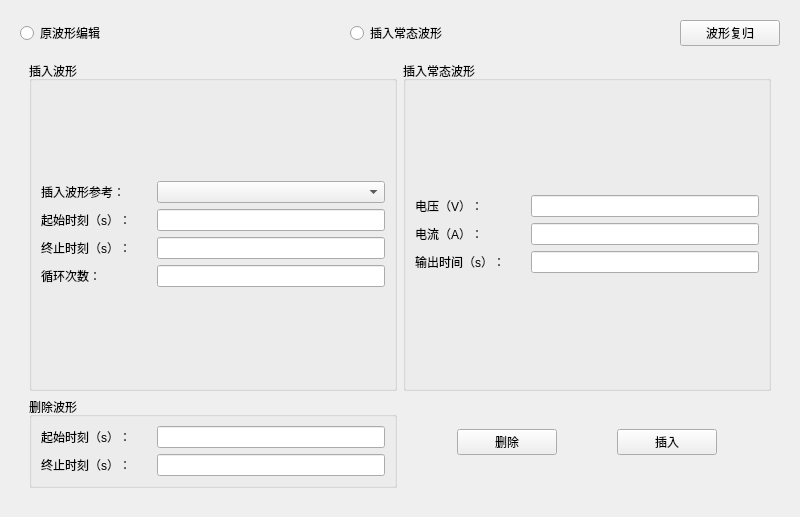
<?xml version="1.0" encoding="UTF-8"?>
<ui version="4.0">
 <class>SttReplayWaveformEditWidget</class>
 <widget class="QWidget" name="SttReplayWaveformEditWidget">
  <property name="geometry">
   <rect>
    <x>0</x>
    <y>0</y>
    <width>800</width>
    <height>517</height>
   </rect>
  </property>
  <property name="maximumSize">
   <size>
    <width>16777215</width>
    <height>16777215</height>
   </size>
  </property>
  <property name="windowTitle">
   <string>Form</string>
  </property>
  <layout class="QVBoxLayout" name="verticalLayout_8">
   <item>
    <layout class="QVBoxLayout" name="verticalLayout_7">
     <item>
      <widget class="QWidget" name="widget" native="true">
       <layout class="QGridLayout" name="gridLayout">
        <item row="0" column="0">
         <layout class="QHBoxLayout" name="horizontalLayout">
          <item>
           <widget class="QRadioButton" name="m_rb_WaveEdit">
            <property name="text">
             <string>原波形编辑</string>
            </property>
           </widget>
          </item>
          <item>
           <widget class="QRadioButton" name="m_rb_InsertWave">
            <property name="text">
             <string>插入常态波形</string>
            </property>
           </widget>
          </item>
          <item>
           <widget class="QPushButton" name="m_pb_Replay">
            <property name="maximumSize">
             <size>
              <width>100</width>
              <height>16777215</height>
             </size>
            </property>
            <property name="text">
             <string>波形复归</string>
            </property>
           </widget>
          </item>
         </layout>
        </item>
        <item row="1" column="0">
         <layout class="QGridLayout" name="gridLayout_2">
          <item row="0" column="0">
           <widget class="QWidget" name="widget_2" native="true">
            <layout class="QGridLayout" name="gridLayout_7">
             <item row="0" column="0">
              <layout class="QGridLayout" name="gridLayout_6">
               <item row="0" column="0">
                <widget class="QGroupBox" name="m_Insert_GroupBox">
                 <property name="title">
                  <string>插入波形</string>
                 </property>
                 <layout class="QGridLayout" name="gridLayout_3">
                  <item row="0" column="0">
                   <layout class="QGridLayout" name="m_Insert_Layout">
                    <item row="3" column="2">
                     <widget class="QFloatLineEdit" name="m_edt_InsertCycNum"/>
                    </item>
                    <item row="1" column="1">
                     <spacer name="horizontalSpacer">
                      <property name="orientation">
                       <enum>Qt::Horizontal</enum>
                      </property>
                      <property name="sizeType">
                       <enum>QSizePolicy::Fixed</enum>
                      </property>
                      <property name="sizeHint" stdset="0">
                       <size>
                        <width>20</width>
                        <height>20</height>
                       </size>
                      </property>
                     </spacer>
                    </item>
                    <item row="3" column="0">
                     <widget class="QLabel" name="label_3">
                      <property name="text">
                       <string>循环次数：</string>
                      </property>
                     </widget>
                    </item>
                    <item row="2" column="0">
                     <widget class="QLabel" name="label_2">
                      <property name="contextMenuPolicy">
                       <enum>Qt::NoContextMenu</enum>
                      </property>
                      <property name="text">
                       <string>终止时刻（s）：</string>
                      </property>
                     </widget>
                    </item>
                    <item row="1" column="2">
                     <widget class="QFloatLineEdit" name="m_edt_InsertBegin"/>
                    </item>
                    <item row="1" column="0">
                     <widget class="QLabel" name="m_lb_InsertBegin">
                      <property name="minimumSize">
                       <size>
                        <width>80</width>
                        <height>0</height>
                       </size>
                      </property>
                      <property name="text">
                       <string>起始时刻（s）：</string>
                      </property>
                     </widget>
                    </item>
                    <item row="2" column="2">
                     <widget class="QFloatLineEdit" name="m_edt_InsertEnd"/>
                    </item>
                    <item row="0" column="2">
                     <widget class="QComboBox" name="m_Cbox_InsertType"/>
                    </item>
                    <item row="0" column="0">
                     <widget class="QLabel" name="label">
                      <property name="text">
                       <string>插入波形参考：</string>
                      </property>
                     </widget>
                    </item>
                   </layout>
                  </item>
                 </layout>
                </widget>
               </item>
               <item row="0" column="1">
                <widget class="QGroupBox" name="m_InsertNomal_GroupBox">
                 <property name="title">
                  <string>插入常态波形</string>
                 </property>
                 <layout class="QGridLayout" name="gridLayout_4">
                  <item row="0" column="0">
                   <layout class="QGridLayout" name="m_Insert_Layout_3">
                    <item row="2" column="2">
                     <widget class="QFloatLineEdit" name="m_edt_InsertNormaloutTime"/>
                    </item>
                    <item row="0" column="0">
                     <widget class="QLabel" name="label_8">
                      <property name="minimumSize">
                       <size>
                        <width>0</width>
                        <height>0</height>
                       </size>
                      </property>
                      <property name="text">
                       <string>电压（V）：</string>
                      </property>
                     </widget>
                    </item>
                    <item row="0" column="2">
                     <widget class="QFloatLineEdit" name="m_edt_InsertNormalVal"/>
                    </item>
                    <item row="1" column="2">
                     <widget class="QFloatLineEdit" name="m_edt_InsertNormalCur"/>
                    </item>
                    <item row="1" column="0">
                     <widget class="QLabel" name="label_5">
                      <property name="text">
                       <string>电流（A）：</string>
                      </property>
                     </widget>
                    </item>
                    <item row="2" column="0">
                     <widget class="QLabel" name="label_7">
                      <property name="text">
                       <string>输出时间（s）：</string>
                      </property>
                     </widget>
                    </item>
                    <item row="0" column="1">
                     <spacer name="horizontalSpacer_3">
                      <property name="orientation">
                       <enum>Qt::Horizontal</enum>
                      </property>
                      <property name="sizeType">
                       <enum>QSizePolicy::Fixed</enum>
                      </property>
                      <property name="sizeHint" stdset="0">
                       <size>
                        <width>20</width>
                        <height>20</height>
                       </size>
                      </property>
                     </spacer>
                    </item>
                   </layout>
                  </item>
                 </layout>
                </widget>
               </item>
               <item row="1" column="0">
                <widget class="QGroupBox" name="m_DeleteWave_GroupBox">
                 <property name="title">
                  <string>删除波形</string>
                 </property>
                 <layout class="QGridLayout" name="gridLayout_5">
                  <item row="0" column="0">
                   <layout class="QGridLayout" name="m_Insert_Layout_2">
                    <item row="1" column="2">
                     <widget class="QFloatLineEdit" name="m_edt_DeleteEnd"/>
                    </item>
                    <item row="1" column="0">
                     <widget class="QLabel" name="label_4">
                      <property name="text">
                       <string>终止时刻（s）：</string>
                      </property>
                     </widget>
                    </item>
                    <item row="0" column="0">
                     <widget class="QLabel" name="label_6">
                      <property name="minimumSize">
                       <size>
                        <width>0</width>
                        <height>0</height>
                       </size>
                      </property>
                      <property name="maximumSize">
                       <size>
                        <width>16777215</width>
                        <height>16777215</height>
                       </size>
                      </property>
                      <property name="text">
                       <string>起始时刻（s）：</string>
                      </property>
                     </widget>
                    </item>
                    <item row="0" column="2">
                     <widget class="QFloatLineEdit" name="m_edt_DeleteBegin"/>
                    </item>
                    <item row="0" column="1">
                     <spacer name="horizontalSpacer_2">
                      <property name="orientation">
                       <enum>Qt::Horizontal</enum>
                      </property>
                      <property name="sizeType">
                       <enum>QSizePolicy::Fixed</enum>
                      </property>
                      <property name="sizeHint" stdset="0">
                       <size>
                        <width>20</width>
                        <height>20</height>
                       </size>
                      </property>
                     </spacer>
                    </item>
                   </layout>
                  </item>
                 </layout>
                </widget>
               </item>
               <item row="1" column="1">
                <layout class="QHBoxLayout" name="horizontalLayout_2">
                 <item>
                  <widget class="QPushButton" name="m_pb_delete">
                   <property name="maximumSize">
                    <size>
                     <width>100</width>
                     <height>16777215</height>
                    </size>
                   </property>
                   <property name="text">
                    <string>删除</string>
                   </property>
                  </widget>
                 </item>
                 <item>
                  <widget class="QPushButton" name="m_pb_Insert">
                   <property name="maximumSize">
                    <size>
                     <width>100</width>
                     <height>16777215</height>
                    </size>
                   </property>
                   <property name="text">
                    <string>插入</string>
                   </property>
                  </widget>
                 </item>
                </layout>
               </item>
              </layout>
             </item>
            </layout>
           </widget>
          </item>
         </layout>
        </item>
       </layout>
      </widget>
     </item>
    </layout>
   </item>
  </layout>
 </widget>
 <customwidgets>
  <customwidget>
   <class>QFloatLineEdit</class>
   <extends>QLineEdit</extends>
   <header>../Module/CommonCtrl_QT/QFloatLineEdit.h</header>
  </customwidget>
 </customwidgets>
 <resources/>
 <connections/>
</ui>
